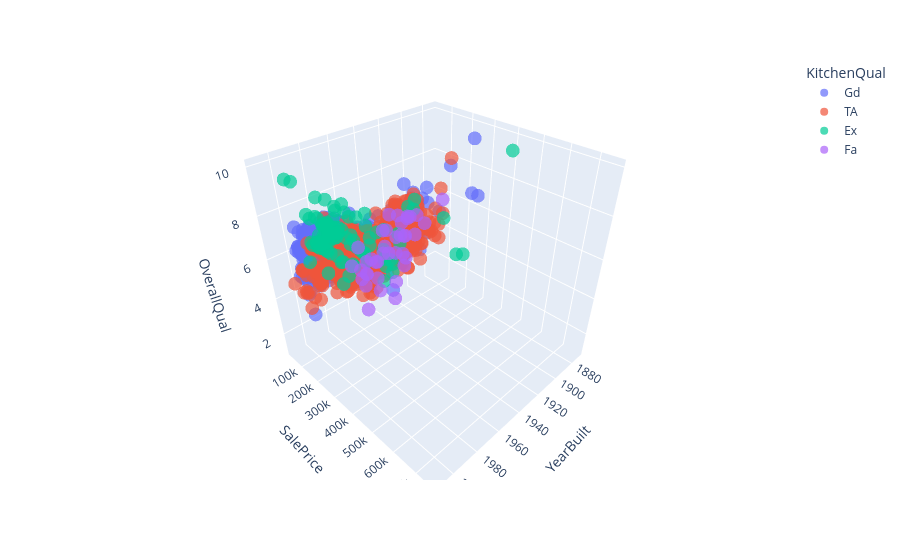

The notebook cell this image was saved under:
### Code cell
fig = px.scatter_3d(data_frame=df, x='YearBuilt'
                    , y='SalePrice'
                    , z='OverallQual'
                    , color='KitchenQual'
                    , opacity=0.7)

fig.show()

### Figure 1 — Plotly figure (JSON) as saved in the notebook; plotly's stock layout.template omitted (floating-point values rounded to 4 significant figures; data arrays with more than 128 entries replaced by an {"elided": "..."} marker saying what was removed)
{"data": [{"hovertemplate": "KitchenQual=Gd<br>YearBuilt=%{x}<br>SalePrice=%{y}<br>OverallQual=%{z}<extra></extra>", "legendgroup": "Gd", "marker": {"color": "#636efa", "opacity": 0.7, "symbol": "circle"}, "mode": "markers", "name": "Gd", "scene": "scene", "showlegend": true, "type": "scatter3d", "x": {"elided": "586 int values"}, "y": {"elided": "586 int values"}, "z": {"elided": "586 int values"}}, {"hovertemplate": "KitchenQual=TA<br>YearBuilt=%{x}<br>SalePrice=%{y}<br>OverallQual=%{z}<extra></extra>", "legendgroup": "TA", "marker": {"color": "#EF553B", "opacity": 0.7, "symbol": "circle"}, "mode": "markers", "name": "TA", "scene": "scene", "showlegend": true, "type": "scatter3d", "x": {"elided": "735 int values"}, "y": {"elided": "735 int values"}, "z": {"elided": "735 int values"}}, {"hovertemplate": "KitchenQual=Ex<br>YearBuilt=%{x}<br>SalePrice=%{y}<br>OverallQual=%{z}<extra></extra>", "legendgroup": "Ex", "marker": {"color": "#00cc96", "opacity": 0.7, "symbol": "circle"}, "mode": "markers", "name": "Ex", "scene": "scene", "showlegend": true, "type": "scatter3d", "x": [2005, 2005, 2005, 2007, 1958, 2009, 2003, 2007, 2008, 1892, 2001, 2007, 2004, 2003, 1995, 2007, 1925, 2006, 2003, 1925, 1980, 2005, 2005, 2007, 2010, 2007, 1996, 2007, 2008, 2000, 2006, 2003, 1915, 2009, 2007, 2008, 2006, 2005, 2008, 1968, 2008, 2005, 1948, 2000, 2001, 1880, 2006, 2003, 1972, 2009, 2005, 1994, 2006, 2007, 2005, 1995, 2008, 2003, 2008, 2008, 2008, 2007, 2007, 2004, 2009, 1977, 2003, 2001, 2006, 2007, 1961, 2009, 2006, 1920, 2007, 2005, 2008, 2007, 1956, 1946, 1996, 2008, 2006, 2006, 1968, 2008, 1959, 2000, 2006, 2008, 2006, 1959, 2008, 2004, 2001, 2006, 2008, 2008, 1970, 2008], "y": [345000, 277500, 319900, 383970, 150000, 269500, 412500, 325624, 501837, 475000, 286000, 311872, 274900, 386250, 403000, 276000, 205000, 415298, 360000, 178000, 260000, 266000, 437154, 318061, 394432, 426000, 245500, 339750, 555000, 251000, 380000, 374000, 155000, 402861, 184750, 446261, 315000, 325000, 253293, 143000, 451950, 275000, 225000, 313000, 261500, 124000, 264561, 274000, 345000, 370878, 423000, 755000, 361919, 320000, 275500, 270000, 264132, 538000, 485000, 582933, 227680, 385000, 303477, 350000, 611657, 175000, 285000, 236500, 320000, 239000, 178400, 395192, 337500, 86000, 315500, 556581, 335000, 318000, 230000, 200500, 745000, 367294, 265900, 465000, 244000, 378500, 177000, 278000, 281000, 160000, 325000, 335000, 295493, 315000, 466500, 377500, 394617, 310000, 92000, 287090], "z": [9, 9, 9, 7, 5, 8, 9, 8, 9, 10, 8, 7, 8, 10, 8, 8, 7, 9, 9, 7, 7, 9, 9, 9, 9, 10, 8, 8, 10, 8, 9, 9, 7, 10, 10, 9, 9, 9, 8, 5, 10, 8, 5, 9, 8, 5, 8, 8, 8, 9, 8, 10, 8, 9, 8, 8, 9, 8, 9, 9, 7, 10, 8, 9, 9, 5, 8, 8, 9, 9, 7, 9, 10, 5, 9, 9, 9, 8, 6, 5, 10, 9, 8, 10, 7, 9, 6, 8, 8, 10, 9, 7, 8, 9, 10, 9, 8, 10, 5, 8]}, {"hovertemplate": "KitchenQual=Fa<br>YearBuilt=%{x}<br>SalePrice=%{y}<br>OverallQual=%{z}<extra></extra>", "legendgroup": "Fa", "marker": {"color": "#ab63fa", "opacity": 0.7, "symbol": "circle"}, "mode": "markers", "name": "Fa", "scene": "scene", "showlegend": true, "type": "scatter3d", "x": [1927, 1955, 1920, 1915, 1919, 1910, 1940, 1912, 1920, 1939, 1922, 1955, 1941, 1946, 1915, 1918, 1969, 1914, 1936, 1922, 1930, 1924, 1952, 1918, 1925, 1961, 1923, 1952, 1938, 1920, 1955, 1880, 1941, 1941, 1959, 1940, 1941, 1920, 1916], "y": [68500, 82000, 101000, 85000, 115000, 137000, 76500, 135900, 89500, 140200, 61000, 118000, 133000, 39300, 128000, 130000, 135000, 200000, 60000, 137500, 55000, 100000, 55993, 116000, 140000, 129000, 85500, 82000, 119750, 60000, 115000, 117500, 80000, 174500, 149900, 82500, 52500, 108500, 121000], "z": [4, 4, 5, 3, 5, 6, 3, 5, 6, 6, 1, 4, 6, 1, 6, 6, 5, 6, 2, 4, 4, 5, 5, 5, 6, 4, 4, 3, 5, 2, 4, 6, 4, 7, 5, 4, 4, 4, 6]}], "layout": {"legend": {"title": {"text": "KitchenQual"}, "tracegroupgap": 0}, "margin": {"t": 60}, "scene": {"domain": {"x": [0, 1], "y": [0, 1]}, "xaxis": {"title": {"text": "YearBuilt"}}, "yaxis": {"title": {"text": "SalePrice"}}, "zaxis": {"title": {"text": "OverallQual"}}}}}
